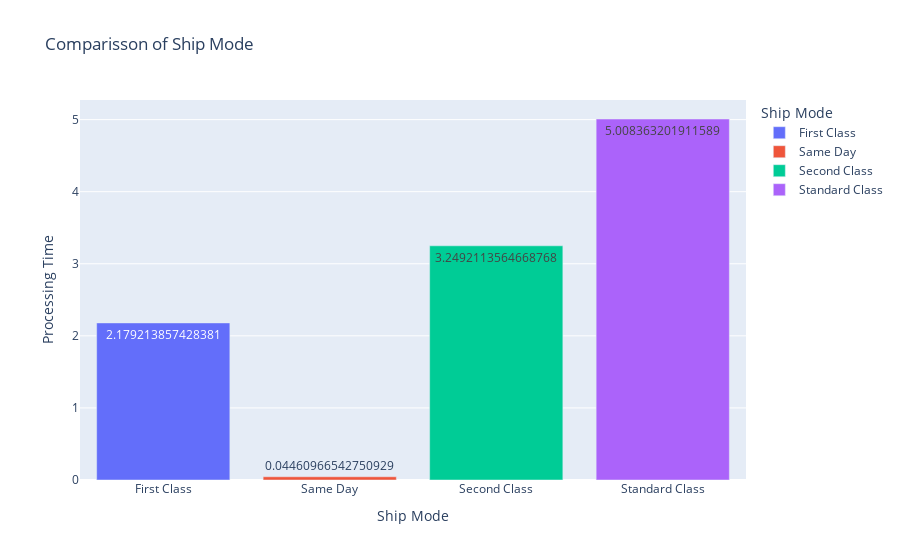

This figure's notebook cell:
### Code cell
fig = px.bar(avg_processing, x= 'Ship Mode', y ='Processing Time', color= 'Ship Mode', text='Processing Time', title= 'Comparisson of Ship Mode')
fig.show()

### Figure 1 — Plotly figure (JSON) as saved in the notebook; plotly's stock layout.template omitted (floating-point values rounded to 4 significant figures)
{"data": [{"alignmentgroup": "True", "hovertemplate": "Ship Mode=%{x}<br>Processing Time=%{text}<extra></extra>", "legendgroup": "First Class", "marker": {"color": "#636efa", "pattern": {"shape": ""}}, "name": "First Class", "offsetgroup": "First Class", "orientation": "v", "showlegend": true, "text": ["2.179213857428381"], "textposition": "auto", "type": "bar", "x": ["First Class"], "xaxis": "x", "y": [2.179], "yaxis": "y"}, {"alignmentgroup": "True", "hovertemplate": "Ship Mode=%{x}<br>Processing Time=%{text}<extra></extra>", "legendgroup": "Same Day", "marker": {"color": "#EF553B", "pattern": {"shape": ""}}, "name": "Same Day", "offsetgroup": "Same Day", "orientation": "v", "showlegend": true, "text": ["0.04460966542750929"], "textposition": "auto", "type": "bar", "x": ["Same Day"], "xaxis": "x", "y": [0.04461], "yaxis": "y"}, {"alignmentgroup": "True", "hovertemplate": "Ship Mode=%{x}<br>Processing Time=%{text}<extra></extra>", "legendgroup": "Second Class", "marker": {"color": "#00cc96", "pattern": {"shape": ""}}, "name": "Second Class", "offsetgroup": "Second Class", "orientation": "v", "showlegend": true, "text": ["3.2492113564668768"], "textposition": "auto", "type": "bar", "x": ["Second Class"], "xaxis": "x", "y": [3.249], "yaxis": "y"}, {"alignmentgroup": "True", "hovertemplate": "Ship Mode=%{x}<br>Processing Time=%{text}<extra></extra>", "legendgroup": "Standard Class", "marker": {"color": "#ab63fa", "pattern": {"shape": ""}}, "name": "Standard Class", "offsetgroup": "Standard Class", "orientation": "v", "showlegend": true, "text": ["5.008363201911589"], "textposition": "auto", "type": "bar", "x": ["Standard Class"], "xaxis": "x", "y": [5.008], "yaxis": "y"}], "layout": {"barmode": "relative", "legend": {"title": {"text": "Ship Mode"}, "tracegroupgap": 0}, "title": {"text": "Comparisson of Ship Mode"}, "xaxis": {"anchor": "y", "categoryarray": ["First Class", "Same Day", "Second Class", "Standard Class"], "categoryorder": "array", "domain": [0, 1], "title": {"text": "Ship Mode"}}, "yaxis": {"anchor": "x", "domain": [0, 1], "title": {"text": "Processing Time"}}}}
